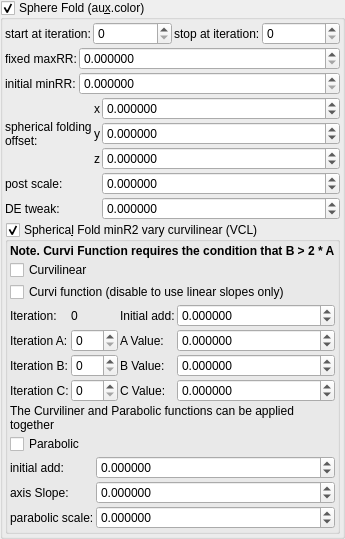
    <widget class="MyGroupBox" name="groupCheck_transf_function_enabledS_false">
     <property name="toolTip">
      <string/>
     </property>
     <property name="title">
      <string>Sphere Fold (au&amp;x.color)</string>
     </property>
     <property name="checkable">
      <bool>true</bool>
     </property>
     <layout class="QVBoxLayout" name="verticalLayout_37" stretch="0,0,0,0">
      <property name="spacing">
       <number>2</number>
      </property>
      <property name="leftMargin">
       <number>2</number>
      </property>
      <property name="topMargin">
       <number>2</number>
      </property>
      <property name="rightMargin">
       <number>2</number>
      </property>
      <property name="bottomMargin">
       <number>2</number>
      </property>
      <item>
       <layout class="QHBoxLayout" name="horizontalLayout_18" stretch="0,1,0,1">
        <item>
         <widget class="QLabel" name="label_113">
          <property name="text">
           <string>start at iteration:</string>
          </property>
         </widget>
        </item>
        <item>
         <widget class="MySpinBox" name="spinboxInt_transf_start_iterations_S">
          <property name="sizePolicy">
           <sizepolicy hsizetype="Minimum" vsizetype="Maximum">
            <horstretch>0</horstretch>
            <verstretch>0</verstretch>
           </sizepolicy>
          </property>
          <property name="minimum">
           <number>0</number>
          </property>
          <property name="maximum">
           <number>999</number>
          </property>
          <property name="value">
           <number>0</number>
          </property>
         </widget>
        </item>
        <item>
         <widget class="QLabel" name="label_74">
          <property name="text">
           <string>stop at iteration:</string>
          </property>
         </widget>
        </item>
        <item>
         <widget class="MySpinBox" name="spinboxInt_transf_stop_iterations_S">
          <property name="sizePolicy">
           <sizepolicy hsizetype="Preferred" vsizetype="Maximum">
            <horstretch>0</horstretch>
            <verstretch>0</verstretch>
           </sizepolicy>
          </property>
          <property name="maximum">
           <number>999</number>
          </property>
         </widget>
        </item>
       </layout>
      </item>
      <item>
       <layout class="QGridLayout" name="gridLayout_40" columnstretch="0,1">
        <property name="spacing">
         <number>2</number>
        </property>
        <item row="0" column="1">
         <widget class="MyDoubleSpinBox" name="spinbox_transf_maxR2_1">
          <property name="sizePolicy">
           <sizepolicy hsizetype="Minimum" vsizetype="Maximum">
            <horstretch>0</horstretch>
            <verstretch>0</verstretch>
           </sizepolicy>
          </property>
          <property name="prefix">
           <string/>
          </property>
          <property name="suffix">
           <string/>
          </property>
          <property name="decimals">
           <number>6</number>
          </property>
          <property name="minimum">
           <double>0.000000000000000</double>
          </property>
          <property name="maximum">
           <double>99.989999999999995</double>
          </property>
          <property name="singleStep">
           <double>0.100000000000000</double>
          </property>
         </widget>
        </item>
        <item row="1" column="1">
         <widget class="MyDoubleSpinBox" name="spinbox_transf_minR2_p25">
          <property name="sizePolicy">
           <sizepolicy hsizetype="Minimum" vsizetype="Maximum">
            <horstretch>0</horstretch>
            <verstretch>0</verstretch>
           </sizepolicy>
          </property>
          <property name="prefix">
           <string/>
          </property>
          <property name="suffix">
           <string/>
          </property>
          <property name="decimals">
           <number>6</number>
          </property>
          <property name="minimum">
           <double>0.000000000000000</double>
          </property>
          <property name="maximum">
           <double>99.989999999999995</double>
          </property>
          <property name="singleStep">
           <double>0.100000000000000</double>
          </property>
         </widget>
        </item>
        <item row="1" column="0">
         <widget class="QLabel" name="label_26">
          <property name="text">
           <string>initial minRR:</string>
          </property>
         </widget>
        </item>
        <item row="0" column="0">
         <widget class="QLabel" name="label_21">
          <property name="text">
           <string>fixed maxRR:</string>
          </property>
         </widget>
        </item>
       </layout>
      </item>
      <item>
       <layout class="QGridLayout" name="gridLayout_18" columnstretch="0,0,1">
        <property name="spacing">
         <number>2</number>
        </property>
        <item row="3" column="0">
         <widget class="QLabel" name="label_19">
          <property name="text">
           <string>post scale:</string>
          </property>
         </widget>
        </item>
        <item row="3" column="2">
         <widget class="MyDoubleSpinBox" name="spinbox_transf_scale_1">
          <property name="sizePolicy">
           <sizepolicy hsizetype="Minimum" vsizetype="Maximum">
            <horstretch>0</horstretch>
            <verstretch>0</verstretch>
           </sizepolicy>
          </property>
          <property name="prefix">
           <string/>
          </property>
          <property name="suffix">
           <string/>
          </property>
          <property name="decimals">
           <number>6</number>
          </property>
          <property name="minimum">
           <double>-99.989999999999995</double>
          </property>
          <property name="maximum">
           <double>99.989999999999995</double>
          </property>
          <property name="singleStep">
           <double>0.100000000000000</double>
          </property>
         </widget>
        </item>
        <item row="1" column="2">
         <widget class="MyDoubleSpinBox" name="spinbox3_mandelbox_offset_y">
          <property name="sizePolicy">
           <sizepolicy hsizetype="Minimum" vsizetype="Maximum">
            <horstretch>0</horstretch>
            <verstretch>0</verstretch>
           </sizepolicy>
          </property>
          <property name="prefix">
           <string/>
          </property>
          <property name="suffix">
           <string/>
          </property>
          <property name="decimals">
           <number>6</number>
          </property>
          <property name="minimum">
           <double>-100.000000000000000</double>
          </property>
          <property name="maximum">
           <double>100.000000000000000</double>
          </property>
          <property name="singleStep">
           <double>0.100000000000000</double>
          </property>
         </widget>
        </item>
        <item row="0" column="2">
         <widget class="MyDoubleSpinBox" name="spinbox3_mandelbox_offset_x">
          <property name="sizePolicy">
           <sizepolicy hsizetype="Minimum" vsizetype="Maximum">
            <horstretch>0</horstretch>
            <verstretch>0</verstretch>
           </sizepolicy>
          </property>
          <property name="prefix">
           <string/>
          </property>
          <property name="suffix">
           <string/>
          </property>
          <property name="decimals">
           <number>6</number>
          </property>
          <property name="minimum">
           <double>-100.000000000000000</double>
          </property>
          <property name="maximum">
           <double>100.000000000000000</double>
          </property>
          <property name="singleStep">
           <double>0.100000000000000</double>
          </property>
         </widget>
        </item>
        <item row="2" column="2">
         <widget class="MyDoubleSpinBox" name="spinbox3_mandelbox_offset_z">
          <property name="sizePolicy">
           <sizepolicy hsizetype="Minimum" vsizetype="Maximum">
            <horstretch>0</horstretch>
            <verstretch>0</verstretch>
           </sizepolicy>
          </property>
          <property name="prefix">
           <string/>
          </property>
          <property name="suffix">
           <string/>
          </property>
          <property name="decimals">
           <number>6</number>
          </property>
          <property name="minimum">
           <double>-100.000000000000000</double>
          </property>
          <property name="maximum">
           <double>100.000000000000000</double>
          </property>
          <property name="singleStep">
           <double>0.100000000000000</double>
          </property>
         </widget>
        </item>
        <item row="4" column="0">
         <widget class="QLabel" name="label_20">
          <property name="text">
           <string>DE tweak:</string>
          </property>
         </widget>
        </item>
        <item row="4" column="2">
         <widget class="MyDoubleSpinBox" name="spinbox_analyticDE_offset_0">
          <property name="sizePolicy">
           <sizepolicy hsizetype="Minimum" vsizetype="Maximum">
            <horstretch>0</horstretch>
            <verstretch>0</verstretch>
           </sizepolicy>
          </property>
          <property name="prefix">
           <string/>
          </property>
          <property name="suffix">
           <string/>
          </property>
          <property name="decimals">
           <number>6</number>
          </property>
          <property name="minimum">
           <double>-99.989999999999995</double>
          </property>
          <property name="maximum">
           <double>99.989999999999995</double>
          </property>
          <property name="singleStep">
           <double>0.100000000000000</double>
          </property>
         </widget>
        </item>
        <item row="2" column="1">
         <widget class="QLabel" name="label_120">
          <property name="sizePolicy">
           <sizepolicy hsizetype="Preferred" vsizetype="Preferred">
            <horstretch>0</horstretch>
            <verstretch>0</verstretch>
           </sizepolicy>
          </property>
          <property name="text">
           <string notr="true">z</string>
          </property>
          <property name="alignment">
           <set>Qt::AlignRight|Qt::AlignTrailing|Qt::AlignVCenter</set>
          </property>
         </widget>
        </item>
        <item row="0" column="0" rowspan="3">
         <widget class="QLabel" name="label_17">
          <property name="text">
           <string>spherical folding
offset:</string>
          </property>
         </widget>
        </item>
        <item row="1" column="1">
         <widget class="QLabel" name="label_121">
          <property name="sizePolicy">
           <sizepolicy hsizetype="Preferred" vsizetype="Preferred">
            <horstretch>0</horstretch>
            <verstretch>0</verstretch>
           </sizepolicy>
          </property>
          <property name="text">
           <string notr="true">y</string>
          </property>
          <property name="alignment">
           <set>Qt::AlignRight|Qt::AlignTrailing|Qt::AlignVCenter</set>
          </property>
         </widget>
        </item>
        <item row="0" column="1">
         <widget class="QLabel" name="label_122">
          <property name="sizePolicy">
           <sizepolicy hsizetype="Preferred" vsizetype="Preferred">
            <horstretch>0</horstretch>
            <verstretch>0</verstretch>
           </sizepolicy>
          </property>
          <property name="text">
           <string notr="true">x</string>
          </property>
          <property name="alignment">
           <set>Qt::AlignRight|Qt::AlignTrailing|Qt::AlignVCenter</set>
          </property>
         </widget>
        </item>
       </layout>
      </item>
      <item>
       <widget class="MyGroupBox" name="groupCheck_transf_function_enabledy_false">
        <property name="title">
         <string>Spherica&amp;l Fold minR2 vary curvilinear (VCL)</string>
        </property>
        <property name="checkable">
         <bool>true</bool>
        </property>
        <layout class="QVBoxLayout" name="verticalLayout_22" stretch="0,0,0,0,0,0,0">
         <property name="spacing">
          <number>2</number>
         </property>
         <property name="leftMargin">
          <number>2</number>
         </property>
         <property name="topMargin">
          <number>2</number>
         </property>
         <property name="rightMargin">
          <number>2</number>
         </property>
         <property name="bottomMargin">
          <number>2</number>
         </property>
         <item>
          <widget class="QLabel" name="label_103">
           <property name="font">
            <font>
             <weight>75</weight>
             <bold>true</bold>
            </font>
           </property>
           <property name="text">
            <string>Note. Curvi Function requires the condition that B &gt; 2 * A</string>
           </property>
          </widget>
         </item>
         <item>
          <widget class="MyCheckBox" name="checkBox_Cpara_enabledLinear">
           <property name="text">
            <string>Curvilinear</string>
           </property>
          </widget>
         </item>
         <item>
          <widget class="MyCheckBox" name="checkBox_Cpara_enabledCurves">
           <property name="text">
            <string>Curvi function (disable to use linear slopes only)</string>
           </property>
          </widget>
         </item>
         <item>
          <layout class="QGridLayout" name="gridLayout_38" columnstretch="0,0,0,1">
           <property name="spacing">
            <number>2</number>
           </property>
           <item row="1" column="1">
            <widget class="MySpinBox" name="spinboxInt_Cpara_iterA">
             <property name="sizePolicy">
              <sizepolicy hsizetype="Minimum" vsizetype="Maximum">
               <horstretch>0</horstretch>
               <verstretch>0</verstretch>
              </sizepolicy>
             </property>
             <property name="maximum">
              <number>999</number>
             </property>
            </widget>
           </item>
           <item row="2" column="0">
            <widget class="QLabel" name="label_176">
             <property name="text">
              <string>Iteration B:</string>
             </property>
            </widget>
           </item>
           <item row="1" column="2">
            <widget class="QLabel" name="label_104">
             <property name="text">
              <string>A Value:</string>
             </property>
            </widget>
           </item>
           <item row="2" column="1">
            <widget class="MySpinBox" name="spinboxInt_Cpara_iterB">
             <property name="sizePolicy">
              <sizepolicy hsizetype="Minimum" vsizetype="Maximum">
               <horstretch>0</horstretch>
               <verstretch>0</verstretch>
              </sizepolicy>
             </property>
             <property name="maximum">
              <number>999</number>
             </property>
            </widget>
           </item>
           <item row="0" column="3">
            <widget class="MyDoubleSpinBox" name="spinbox_Cpara_para00">
             <property name="sizePolicy">
              <sizepolicy hsizetype="Minimum" vsizetype="Maximum">
               <horstretch>0</horstretch>
               <verstretch>0</verstretch>
              </sizepolicy>
             </property>
             <property name="prefix">
              <string/>
             </property>
             <property name="suffix">
              <string/>
             </property>
             <property name="decimals">
              <number>6</number>
             </property>
             <property name="minimum">
              <double>-99.000000000000000</double>
             </property>
             <property name="maximum">
              <double>99.000000000000000</double>
             </property>
             <property name="singleStep">
              <double>0.100000000000000</double>
             </property>
            </widget>
           </item>
           <item row="2" column="2">
            <widget class="QLabel" name="label_105">
             <property name="text">
              <string>B Value:</string>
             </property>
            </widget>
           </item>
           <item row="3" column="1">
            <widget class="MySpinBox" name="spinboxInt_Cpara_iterC">
             <property name="sizePolicy">
              <sizepolicy hsizetype="Minimum" vsizetype="Maximum">
               <horstretch>0</horstretch>
               <verstretch>0</verstretch>
              </sizepolicy>
             </property>
             <property name="maximum">
              <number>999</number>
             </property>
            </widget>
           </item>
           <item row="1" column="3">
            <widget class="MyDoubleSpinBox" name="spinbox_Cpara_paraA">
             <property name="sizePolicy">
              <sizepolicy hsizetype="Minimum" vsizetype="Maximum">
               <horstretch>0</horstretch>
               <verstretch>0</verstretch>
              </sizepolicy>
             </property>
             <property name="prefix">
              <string/>
             </property>
             <property name="suffix">
              <string/>
             </property>
             <property name="decimals">
              <number>6</number>
             </property>
             <property name="minimum">
              <double>-99.000000000000000</double>
             </property>
             <property name="maximum">
              <double>99.000000000000000</double>
             </property>
             <property name="singleStep">
              <double>0.100000000000000</double>
             </property>
            </widget>
           </item>
           <item row="3" column="2">
            <widget class="QLabel" name="label_106">
             <property name="text">
              <string>C Value:</string>
             </property>
            </widget>
           </item>
           <item row="0" column="1">
            <widget class="QLabel" name="label_178">
             <property name="text">
              <string notr="true">0</string>
             </property>
            </widget>
           </item>
           <item row="2" column="3">
            <widget class="MyDoubleSpinBox" name="spinbox_Cpara_paraB">
             <property name="sizePolicy">
              <sizepolicy hsizetype="Minimum" vsizetype="Maximum">
               <horstretch>0</horstretch>
               <verstretch>0</verstretch>
              </sizepolicy>
             </property>
             <property name="prefix">
              <string/>
             </property>
             <property name="suffix">
              <string/>
             </property>
             <property name="decimals">
              <number>6</number>
             </property>
             <property name="minimum">
              <double>-99.000000000000000</double>
             </property>
             <property name="maximum">
              <double>99.000000000000000</double>
             </property>
             <property name="singleStep">
              <double>0.100000000000000</double>
             </property>
            </widget>
           </item>
           <item row="1" column="0">
            <widget class="QLabel" name="label_179">
             <property name="text">
              <string>Iteration A:</string>
             </property>
            </widget>
           </item>
           <item row="3" column="0">
            <widget class="QLabel" name="label_180">
             <property name="text">
              <string>Iteration C:</string>
             </property>
            </widget>
           </item>
           <item row="3" column="3">
            <widget class="MyDoubleSpinBox" name="spinbox_Cpara_paraC">
             <property name="sizePolicy">
              <sizepolicy hsizetype="Minimum" vsizetype="Maximum">
               <horstretch>0</horstretch>
               <verstretch>0</verstretch>
              </sizepolicy>
             </property>
             <property name="prefix">
              <string/>
             </property>
             <property name="suffix">
              <string/>
             </property>
             <property name="decimals">
              <number>6</number>
             </property>
             <property name="minimum">
              <double>-99.000000000000000</double>
             </property>
             <property name="maximum">
              <double>99.000000000000000</double>
             </property>
             <property name="singleStep">
              <double>0.100000000000000</double>
             </property>
            </widget>
           </item>
           <item row="0" column="2">
            <widget class="QLabel" name="label_107">
             <property name="text">
              <string>Initial add:</string>
             </property>
            </widget>
           </item>
           <item row="0" column="0">
            <widget class="QLabel" name="label_181">
             <property name="text">
              <string>Iteration:</string>
             </property>
            </widget>
           </item>
          </layout>
         </item>
         <item>
          <widget class="QLabel" name="label_147">
           <property name="text">
            <string>The Curviliner and Parabolic functions can be applied together</string>
           </property>
           <property name="wordWrap">
            <bool>true</bool>
           </property>
          </widget>
         </item>
         <item>
          <widget class="MyCheckBox" name="checkBox_Cpara_enabledParab_false">
           <property name="text">
            <string>Parabolic</string>
           </property>
          </widget>
         </item>
         <item>
          <layout class="QGridLayout" name="gridLayout_39" columnstretch="0,1">
           <property name="spacing">
            <number>2</number>
           </property>
           <item row="2" column="1">
            <widget class="MyDoubleSpinBox" name="spinbox_Cpara_parab_scale">
             <property name="sizePolicy">
              <sizepolicy hsizetype="Minimum" vsizetype="Maximum">
               <horstretch>0</horstretch>
               <verstretch>0</verstretch>
              </sizepolicy>
             </property>
             <property name="prefix">
              <string/>
             </property>
             <property name="suffix">
              <string/>
             </property>
             <property name="decimals">
              <number>6</number>
             </property>
             <property name="minimum">
              <double>-9999.000000000000000</double>
             </property>
             <property name="maximum">
              <double>9999.000000000000000</double>
             </property>
             <property name="singleStep">
              <double>0.100000000000000</double>
             </property>
            </widget>
           </item>
           <item row="0" column="1">
            <widget class="MyDoubleSpinBox" name="spinbox_Cpara_parab_offset0">
             <property name="sizePolicy">
              <sizepolicy hsizetype="Minimum" vsizetype="Maximum">
               <horstretch>0</horstretch>
               <verstretch>0</verstretch>
              </sizepolicy>
             </property>
             <property name="prefix">
              <string/>
             </property>
             <property name="suffix">
              <string/>
             </property>
             <property name="decimals">
              <number>6</number>
             </property>
             <property name="minimum">
              <double>-99.000000000000000</double>
             </property>
             <property name="maximum">
              <double>99.000000000000000</double>
             </property>
             <property name="singleStep">
              <double>0.100000000000000</double>
             </property>
            </widget>
           </item>
           <item row="1" column="1">
            <widget class="MyDoubleSpinBox" name="spinbox_Cpara_parab_slope">
             <property name="sizePolicy">
              <sizepolicy hsizetype="Minimum" vsizetype="Maximum">
               <horstretch>0</horstretch>
               <verstretch>0</verstretch>
              </sizepolicy>
             </property>
             <property name="prefix">
              <string/>
             </property>
             <property name="suffix">
              <string/>
             </property>
             <property name="decimals">
              <number>6</number>
             </property>
             <property name="minimum">
              <double>-99.000000000000000</double>
             </property>
             <property name="maximum">
              <double>99.000000000000000</double>
             </property>
             <property name="singleStep">
              <double>0.100000000000000</double>
             </property>
            </widget>
           </item>
           <item row="0" column="0">
            <widget class="QLabel" name="label_108">
             <property name="text">
              <string>initial add:</string>
             </property>
            </widget>
           </item>
           <item row="2" column="0">
            <widget class="QLabel" name="label_145">
             <property name="text">
              <string>parabolic scale:</string>
             </property>
            </widget>
           </item>
           <item row="1" column="0">
            <widget class="QLabel" name="label_148">
             <property name="text">
              <string>axis Slope:</string>
             </property>
            </widget>
           </item>
          </layout>
         </item>
        </layout>
       </widget>
      </item>
     </layout>
    </widget>
